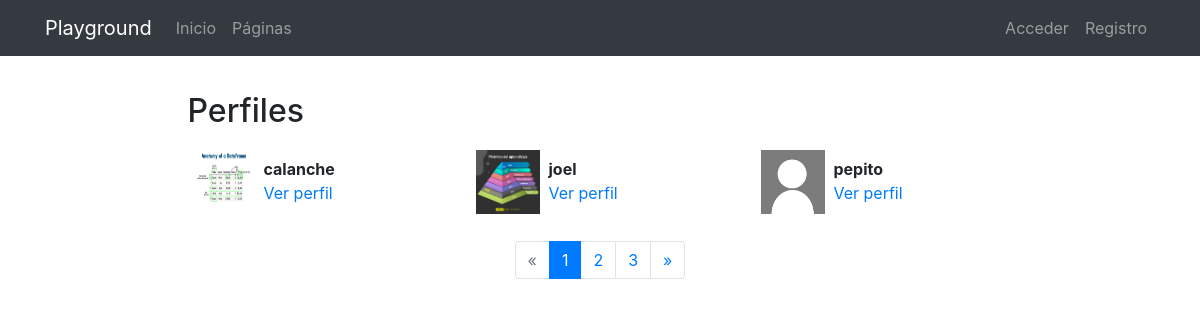
/profiles/, run on the app's committed database.
### registration/models.py (models this page shows)
class Profile(models.Model):
    user = models.OneToOneField(User, on_delete=models.CASCADE)
    avatar = models.ImageField(upload_to=custom_upload_to, null=True, blank=True)
    bio = models.TextField(null=True, blank=True)
    link = models.URLField(max_length=200, null=True, blank=True)
    class Meta:
        ordering = ['user__username']

### profiles/views.py (the view)
# urls.py: path('', ProfileListView.as_view(), name='list'),
class ProfileListView(ListView):
    model = Profile
    template_name = 'profiles/profile_list.html'
    paginate_by = 3

### profiles/templates/profiles/profile_list.html (shortened to what this page needs)
{% extends 'core/base.html' %}
{% load static %}
{% block content %}
<main role="main">
  <div class="container">
    <div class="row mt-3">
      <div class="col-md-9 mx-auto mb-5">
        <h2>Perfiles</h2>
        <div class="row">
          {% for profile in profile_list %}
            <div class="col-md-4 mt-2 mb-3 ">
              <div class="row p-1">
                <div class="col-md-12">
                  {% if profile.avatar %}
                    <img src="{{profile.avatar.url}}" class="img-fluid profile-avatar">
                  {% else %}
                    <img src="{% static 'registration/img/no-avatar.jpg' %}" class="img-fluid profile-avatar">
                  {% endif %}
                  <p class="profile-data">
                    <b>{{profile.user|truncatechars:"16"}}</b><br>
                    <a href="{% url 'profiles:detail' profile.user %}">Ver perfil</a>
                  </p>
                </div>
              </div>
            </div>
          {% endfor %}
        </div>
        {% if is_paginated %}
        <nav aria-label="Page navigation">
          <ul class="pagination justify-content-center">
            {% if page_obj.has_previous %}
              <li class="page-item ">
                <a class="page-link" href="?page={{ page_obj.previous_page_number }}">&laquo;</a>
              </li>
            {% else %}
              <li class="page-item disabled">
                <a class="page-link" href="#" tabindex="-1">&laquo;</a>
              </li>
            {% endif %}
            {% for i in paginator.page_range %}
              <li class="page-item {% if page_obj.number == i %}active{% endif %}">
                <a class="page-link" href="?page={{ i }}">{{ i }}</a>
              </li>
            {% endfor %}
            {% if page_obj.has_next %}
              <li class="page-item ">
                <a class="page-link" href="?page={{ page_obj.next_page_number }}">&raquo;</a>
              </li>
            {% else %}
              <li class="page-item disabled">
                <a class="page-link" href="#" tabindex="-1">&raquo;</a>
              </li>
            {% endif %}
          </ul>
        </nav>
      {% endif %}
            </div>
          </div>
        </div>
      </main>
      {% endblock %}

### core/templates/core/base.html (shortened to what this page needs)
<!DOCTYPE html>
<html lang="es">
  <head>
    {% load static %}
    <link href="{% static 'core/vendor/bootstrap/css/bootstrap.min.css' %}" rel="stylesheet">
    <link href="{% static 'core/vendor/font-awesome/css/font-awesome.min.css' %}" rel="stylesheet" type="text/css">
    <link href="{% static 'core/css/main.css' %}" rel="stylesheet">
  </head>
  <body>
    <body>
      <nav class="navbar navbar-expand-lg navbar-dark bg-dark">
        <div class="container">
          <a class="navbar-brand" href="{% url 'home' %}">Playground</a>
          <div class="collapse navbar-collapse" id="ned">
            <ul class="navbar-nav mr-auto">
              <li class="nav-item">
                <a class="nav-link" href="{% url 'home' %}">Inicio</a>
              </li>
              <li class="nav-item">
                <a class="nav-link" href="{% url 'pages:pages' %}">Páginas</a>
              </li>
            </ul>
            <ul class="navbar-nav">
              {% if not request.user.is_authenticated %}
                  <li class="nav-item">
                    <a class="nav-link" href="{% url 'login' %}">Acceder</a>
                  </li>
                  <li class="nav-item">
                    <a class="nav-link" href="{% url 'signup' %}">Registro</a>
                  </li
              {% endif %}
            </ul>
          </div>
        </div>
      </nav>
      {% block content %}{% endblock %}
  </body>
</html>

### core/static/core/css/main.css (style rules this page uses)
main { padding-top: 20px; }
:root { --jumbotron-padding-y: 3rem; }

### profiles/templates/profiles/profile_list.html (style rules this page uses)
.profile-avatar { float:left;width:4rem;height:4rem }
.profile-data { padding-left:4.5rem;padding-top:.4rem; }

### data on the page
Profile: avatar (picture), user "calanche"
Profile: avatar (picture), user "joel"
Profile: user "pepito"

### other printed values
{{ i }} "1" "2" "3"
